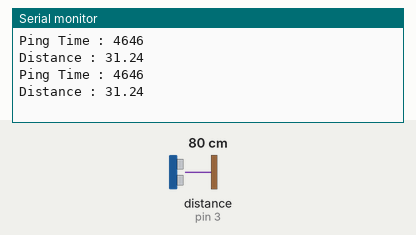
Simulated run of this sketch. Board: Arduino Uno, built with avr-gcc and run on an emulated ATmega328P. Parts: the last lines printed to the serial monitor. Wiring (inferred from the names in the program): ultrasonic range finder: trigger pin 4; echo pin 3. The inputs (shaded band) are chosen by the test bench; at power-on: distance to the obstacle (sensor on pin 3) 80 cm. The echo pulse lasts 58.3 µs per cm.

Above: at 1.8 s.
1.9 s: distance to the obstacle (sensor on pin 3) set to 2 cm
At 2.8 s:
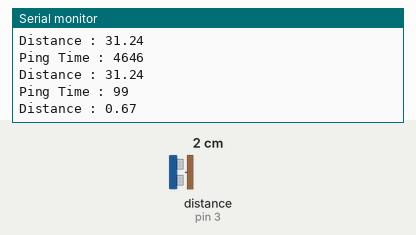
3.4 s: distance to the obstacle (sensor on pin 3) set to 4 cm
At 4.8 s:
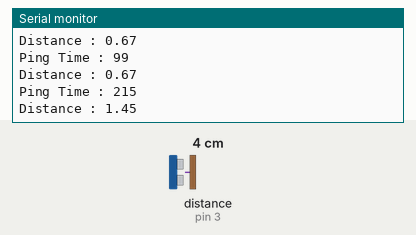
Timing chart, 0 to 6.4 s (numbered marks = the images above; inputs shaded):
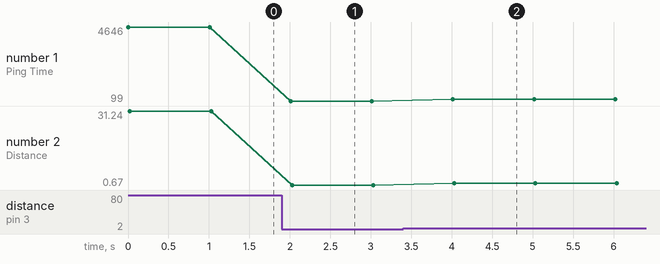

Measured:
- after the input at 1.9 s, the serial monitor: prints a new line after 0.11 s (image 1)
- after the input at 3.4 s, the serial monitor: prints a new line after 0.62 s (image 2)
- plotted number 1: 4646 → 99 after the input at 1.9 s, 99 → 215 after the input at 3.4 s
- plotted number 2: 31.24 → 0.67 after the input at 1.9 s, 0.67 → 1.45 after the input at 3.4 s

The sketch:

HC_SR04_Sensor.ino
```cpp
int echoPin = 3;
int trigPin = 4;

int pingTime;
double distance;

int BAUD = 9600;

void setup() {
  // put your setup code here, to run once:
  pinMode(echoPin, INPUT);
  pinMode(trigPin, OUTPUT);
  Serial.begin(BAUD);
}

void loop() {
  // put your main code here, to run repeatedly:
  digitalWrite(trigPin, LOW);
  delayMicroseconds(2);
  digitalWrite(trigPin, HIGH);
  delayMicroseconds(2);
  digitalWrite(trigPin, LOW);

  pingTime = pulseIn(echoPin, HIGH);

  Serial.print("Ping Time : ");

  Serial.println(pingTime);

  distance = 0.0134492 * pingTime / 2;

  Serial.print("Distance : ");

  Serial.println(distance);

  delay(1000);
}
```
